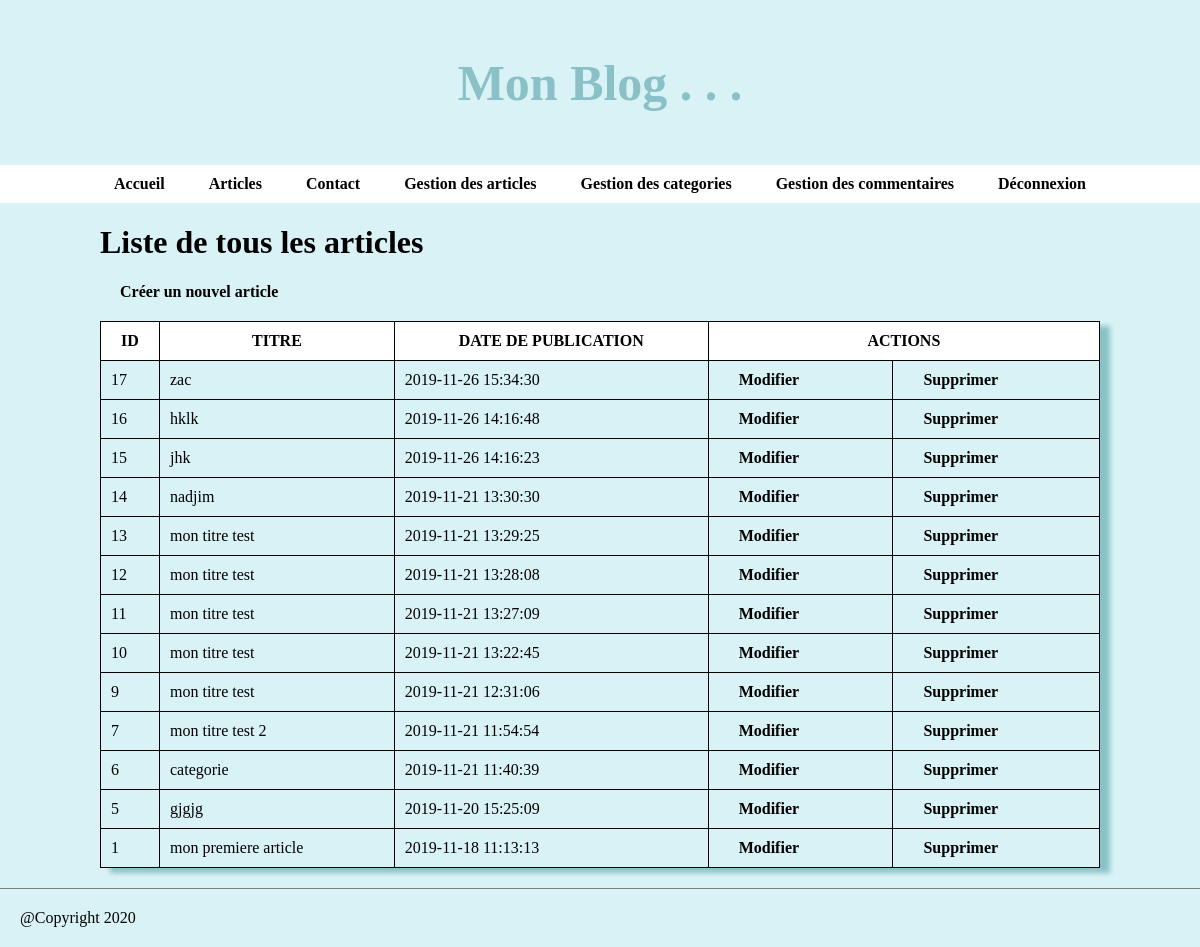
/article-admin.php (signed in), run on the app's committed database.
### tables this page shows
CREATE TABLE `articles` (
  `id` int(11) NOT NULL,
  `title` varchar(255) NOT NULL,
  `content` text NOT NULL,
  `published_at` datetime NOT NULL,
  `image_path` varchar(255) DEFAULT NULL
);

### article-admin.php (the view, shortened to what this page needs)
<?php include("header.php");
require_once('database.php');
$maRequete = $db->prepare('SELECT *FROM articles ORDER BY published_at DESC');
$maRequete->execute();
$articles = $maRequete->fetchAll();
?>
<h1>Liste de tous les articles</h1>
<a href="article-create.php" class="site-navigation-link"> Créer un nouvel article</a>
<table class="tableau">
    <tr>
        <th> ID  </th>
        <th> TITRE  </th>
        <th> DATE DE PUBLICATION </th>
        <th colspan="2"> ACTIONS  </th>
    </tr>
    <?php foreach($articles as $article):?>
    <tr>
        <td> <?php echo $article["id"]; ?> </td>
        <td> <?php echo $article["title"]; ?> </td>
        <td> <?php echo $article["published_at"];?> </td>
        <td> <a href="article-edit.php?idDeArticle=<?php echo $article["id"];?>" class="site-navigation-link"> Modifier </a></td>
        <td> <a href="article-delete.php?idDeArticle=<?php echo $article["id"];?>" class="site-navigation-link"> Supprimer </a></td>
    </tr>
    <?php   endforeach ?>
        </table>
<?php include("footer.php");?>

### style.css (style rules this page uses)
* { box-sizing: border-box; }
body { background-color: rgb(217, 242, 245); margin: 0; }
.site-navigation-link { color: black; text-decoration: none; margin-right: 20px; margin-left: 20px; font-weight: bold; }
.tableau { border-collapse: collapse; margin-bottom: 20px; margin-top: 20px; margin-left: auto; margin-right: auto; width: 100%; box-shadow: 10px 5px 5px rgb(138, 193, 199); }
.tableau th { border-style: solid; border-width: 1px; margin: 0px; background-color: white; padding: 10px; }
.tableau tr { border-style: solid; border-width: 1px; }
.tableau td { border-style: solid; border-width: 1px; padding: 10px; }

### data on the page
articles: id "17", title "zac", published_at "2019-11-26 15:34:30"
articles: id "16", title "hklk", published_at "2019-11-26 14:16:48"
articles: id "15", title "jhk", published_at "2019-11-26 14:16:23"
articles: id "14", title "nadjim", published_at "2019-11-21 13:30:30"
articles: id "13", title "mon titre test", published_at "2019-11-21 13:29:25"
articles: id "12", title "mon titre test", published_at "2019-11-21 13:28:08"
articles: id "11", title "mon titre test", published_at "2019-11-21 13:27:09"
articles: id "10", title "mon titre test", published_at "2019-11-21 13:22:45"
articles: id "9", title "mon titre test", published_at "2019-11-21 12:31:06"
articles: id "7", title "mon titre test 2", published_at "2019-11-21 11:54:54"
articles: id "6", title "categorie", published_at "2019-11-21 11:40:39"
articles: id "5", title "gjgjg", published_at "2019-11-20 15:25:09"
articles: id "1", title "mon premiere article", published_at "2019-11-18 11:13:13"
